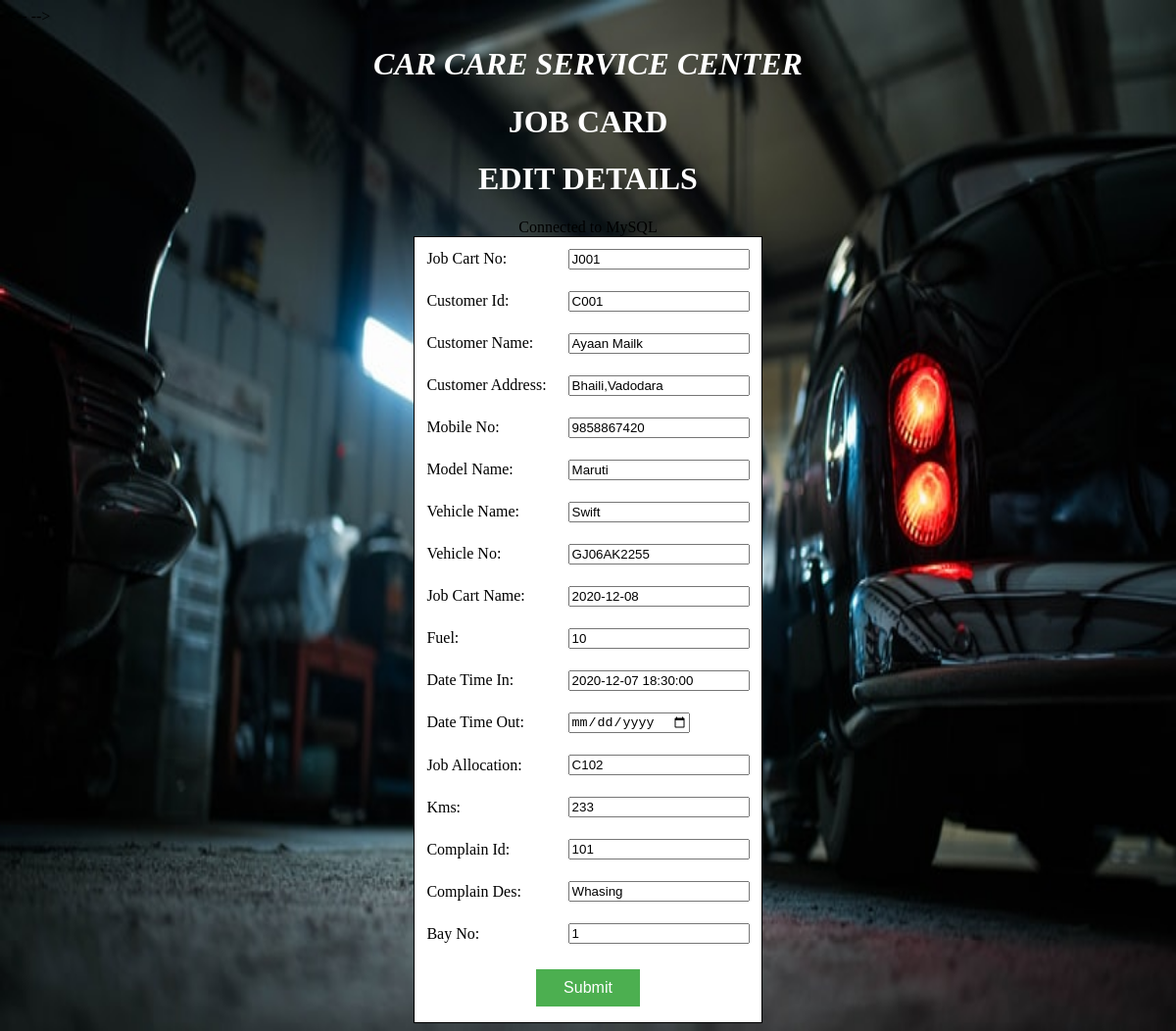
Page /JobCartEditDetails.php?JobCart_No=J001 on the committed database.
### tables this page shows
CREATE TABLE IF NOT EXISTS `jobcart` (
  `JobCart_No` text NOT NULL,
  `Customer_Id` text NOT NULL,
  `Customer_Name` text NOT NULL,
  `Customer_Address` text NOT NULL,
  `Mobile_No` bigint(20) NOT NULL,
  `Model_Name` text NOT NULL,
  `Vehicle_Name` text NOT NULL,
  `Vehicle_No` text NOT NULL,
  `JobCart_Date` date NOT NULL,
  `Fuel` int(11) NOT NULL,
  `Date_Time_In` timestamp NOT NULL DEFAULT CURRENT_TIMESTAMP ON UPDATE CURRENT_TIMESTAMP,
  `Date_Time_Out` timestamp NOT NULL DEFAULT '0000-00-00 00:00:00',
  `Job_Allocation` text NOT NULL,
  `Kms` int(11) NOT NULL,
  `Complain_Id` text NOT NULL,
  `Complain_Des` text NOT NULL,
  `Bay_No` int(11) NOT NULL
);

### JobCartEditDetails.php (the view, shortened to what this page needs)
<!DOCTYPE HTML>
<html>
<head>
  -->
</head>
<body bgcolor="">
<center>
<marquee><h1 class="impact" style="color:white;"><b><i>CAR CARE SERVICE CENTER</i></b></h1></marquee>
<h1 class="impact" style="color:white;"><b>JOB CARD</b></h1>
<h1 class="impact" style="color:white;"><b>EDIT DETAILS</b></h1>
<table align="center" cellpadding="10" bgcolor="white" style="border:1px solid black" bordercolor="#D7DF01">
<?php
$JobCart_No=$_REQUEST['JobCart_No'];
$con=mysql_connect("localhost","root","");
if($con)
{
    echo "Connected to MySQL"."<br/>";
}
$sql="select * from jobcart where JobCart_No='$JobCart_No'";
$result=mysql_query($sql,$con);
while($row=mysql_fetch_array($result))
{
   $D1=$row['JobCart_No'];
   $D2=$row['Customer_Id'];
   $D3=$row['Customer_Name'];
   $D4=$row['Customer_Address'];
   $D5=$row['Mobile_No'];
   $D6=$row['Model_Name'];
   $D7=$row['Vehicle_Name'];
   $D8=$row['Vehicle_No'];
   $D9=$row['JobCart_Date'];
   $D10=$row['Fuel'];
   $D11=$row['Date_Time_In'];
   $D12=$row['Date_Time_Out'];
   $D13=$row['Job_Allocation'];
   $D14=$row['Kms'];
   $D15=$row['Complain_Id'];
   $D16=$row['Complain_Des'];
   $D17=$row['Bay_No'];
}
?>
<form method="Post" action="JobCartUpdate.php">
<tr>
<td>Job Cart No:</td>
<td><input type="text" name="D1" value="<?php echo $D1;?>"/></td>
</tr>
<tr>
<td>Customer Id:</td>
<td><input type="text" name="D2" value="<?php echo $D2;?>"/></td>
</tr>
<tr>
<td>Customer Name:</td>
<td><input type="text" name="D3" value="<?php echo $D3;?>"/></td>
</tr>
<tr>
<td>Customer Address:</td>
<td><input type="text" name="D4" value="<?php echo $D4;?>"/></td>
</tr>
<tr>
<td>Mobile No:</td>
<td><input type="text" name="D5" value="<?php echo $D5;?>"/></td>
</tr>
<tr>
<td>Model Name:</td>
<td><input type="text" name="D6" value="<?php echo $D6;?>"/></td>
</tr>
<tr>
<td>Vehicle Name:</td>
<td><input type="text" name="D7" value="<?php echo $D7;?>"/></td>
</tr>
<tr>
<td>Vehicle No:</td>
<td><input type="text" name="D8" value="<?php echo $D8;?>"/></td>
</tr>
 <tr>
<td>Job Cart Name:</td>
<td><input type="text" name="D9" value="<?php echo $D9;?>"/></td>
</tr>
<tr>
<td>Fuel:</td>
<td><input type="text" name="D10" value="<?php echo $D10;?>"/></td>
</tr>
<tr>
<td>Date Time In:</td>
<td><input type="text" name="D11" value="<?php echo $D11;?>"/></td>
</tr>
<tr>
<td>Date Time Out:</td>
<td><input type="date" name="D12" value="<?php echo $D12;?>"/></td>
</tr>
<tr>
<td>Job Allocation:</td>
<td><input type="text" name="D13" value="<?php echo $D13;?>"/></td>
</tr>
<tr>
<td>Kms:</td>
<td><input type="text" name="D14" value="<?php echo $D14;?>"/></td>
</tr>
<tr>
<td>Complain Id:</td>
<td><input type="text" name="D15" value="<?php echo $D15;?>"/></td>
</tr>
<tr>
<td>Complain Des:</td>
<td><input type="text" name="D16" value="<?php echo $D16;?>"/></td>
</tr>
<tr>
<td>Bay No:</td>
<td><input type="text" name="D17" value="<?php echo $D17;?>"/></td>
</tr>
<tr>
<td colspan="2" align="center">
<input class="button" type="submit" name="Submit" value="Submit"/>
</td>
</tr>
	</table>
</center>
</body>
</html>

### JobCartEditDetails.php (style rules this page uses)
.button { background-color: #4CAF50; border: none; color: white; padding: 10px 28px; text-align: center; text-decoration: none; display: inline-block; font-size: 16px; margin: 4px 2px; cursor: pointer; }
body { background-image: url('bg1.jpg'); background-repeat: no-repeat; background-attachment: fixed; background-size: 100% 100%; }

### rows in the picture
jobcart: D1 "J001", D2 "C001", D3 "Ayaan Mailk", D4 "Bhaili,Vadodara", D5 "9858867420", D6 "Maruti", D7 "Swift", D8 "GJ06AK2255", D9 "2020-12-08", D10 "10", D11 "2020-12-07 18:30:00", D13 "C102", D14 "233", D15 "101", D16 "Whasing", D17 "1"
